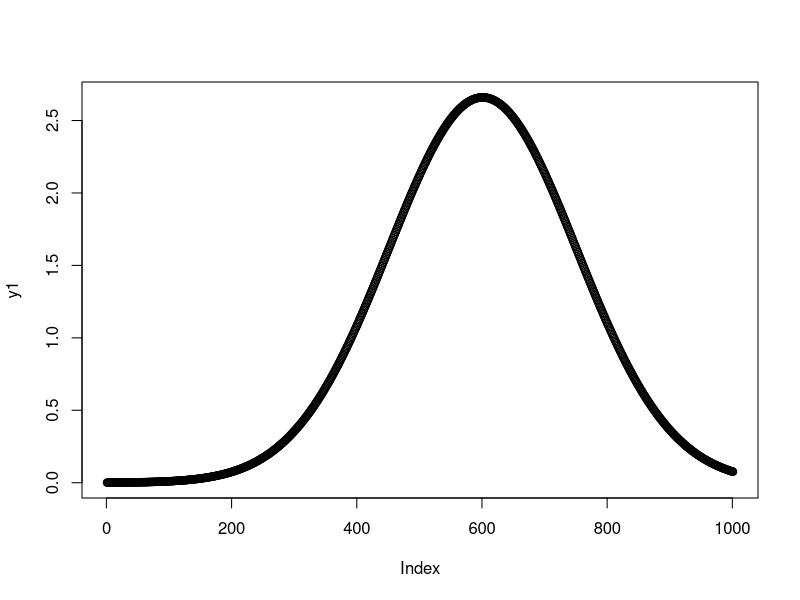
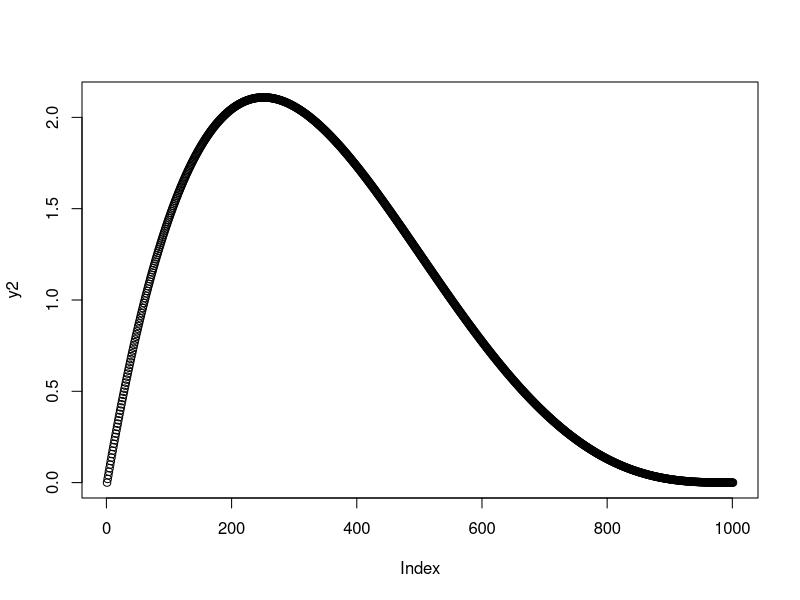
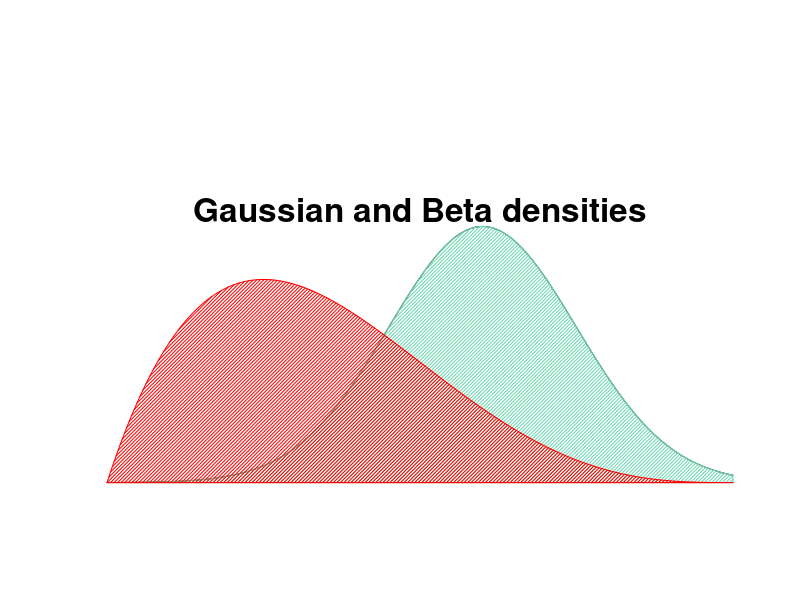
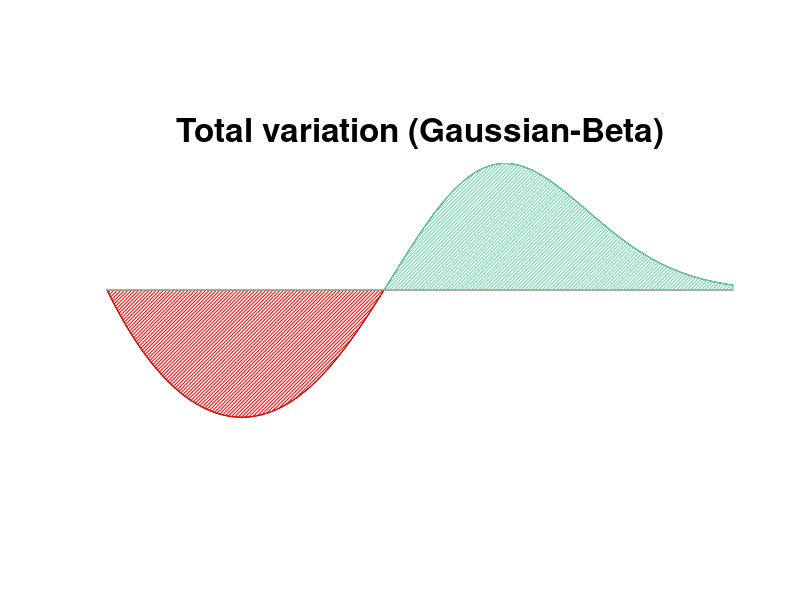

Recreate these plots in R, in order.
# Grid of X-axis values
x <- seq(0, 1, 0.001)

# Data
set.seed(1)
sigma = 0.15
alpha = 2
beta = 4
y1 <- 1 / sigma / sqrt(2*pi) * exp(-0.5 * (x-0.6)^2 / sigma^2)
y2 <- x^(alpha-1) * (1-x)^(beta-1) / gamma(alpha) / gamma(beta) * gamma(alpha+beta)
y3 <- rep(0, length(x))

plot(y1)
plot(y2)


# 
# Plot Gaussian density and beta density
plot(x, y1, type = "l", xlab="x-axis label",
     ylim = c(0, 4), xaxt='n', ann=FALSE, yaxt='n', bty="n")
title("Gaussian and Beta densities", line = -7, cex.main=2)
lines(x, y3, type = "l", col = 2)

# Fill area between lines
polygon(c(x, rev(x)), c(y3, rev(y1)),
        col = "#6BD7AF", density=40)

polygon(c(x, rev(x)), c(y3, rev(y2)),
        col = "red", density = 40)




# Plot difference between the two densities
plot(x, y1-y2, type = "l",
     ylim = c(-3, 3), ylab = "y", xaxt='n', ann=FALSE, yaxt='n', bty="n")
title("Total variation (Gaussian-Beta)", line = -3, cex.main=2)


truncate_up = function(x) {
     return(max(0, x))
}

truncate_down = function(x) {
     return(min(0, x))
}
polygon(c(x, rev(x)), c(y3, rev(sapply(y1-y2, truncate_down))),
        col = "red", density = 40)

polygon(c(x, rev(x)), c(y3, rev(sapply(y1-y2, truncate_up))),
        col = "#6BD7AF", density = 40)